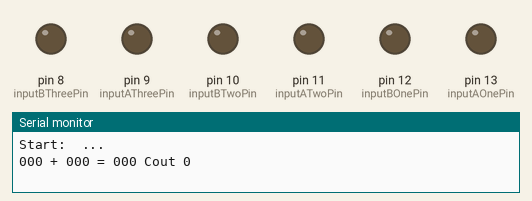
A sketch run on a simulated Arduino Uno, built with avr-gcc and run on an emulated ATmega328P. Shown: output pins drawn as LEDs (lit = HIGH), the last lines printed to the serial monitor.

Above: at 0.1 s.
At 7.6 s:
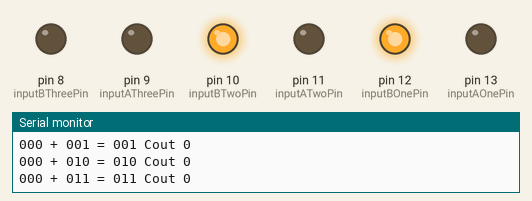
At 12.6 s:
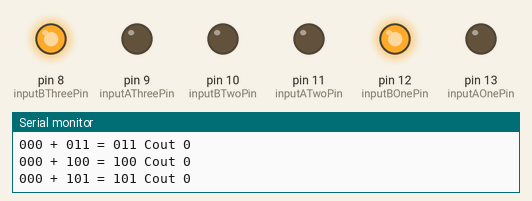
At 17.6 s:
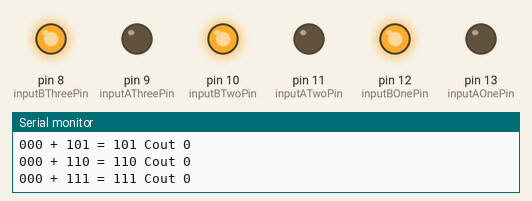
At 27.6 s:
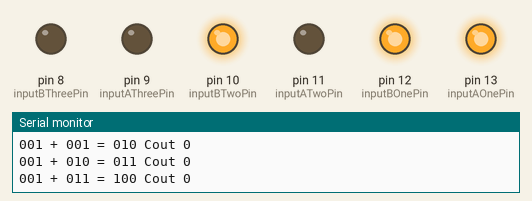
At 37.6 s:
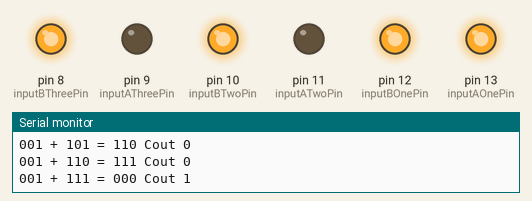
Timing chart, 0 to 39.1 s (numbered marks = the images above):
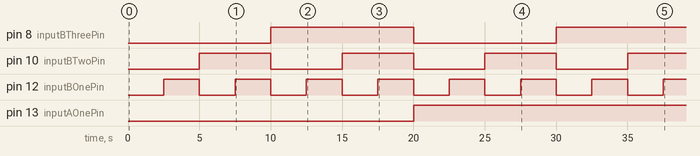

The sketch:

6threebitfulladder.ino
```cpp
/*
  Created by Cristiano S
  Created in May 2023

  Gives inputs to a 3-bit full adder
*/

unsigned int inputAOnePin = 13;
unsigned int inputBOnePin = 12;
unsigned int inputATwoPin = 11;
unsigned int inputBTwoPin = 10;
unsigned int inputAThreePin = 9;
unsigned int inputBThreePin = 8;

void setup()
{
  // Pin inputs
  pinMode(inputAOnePin, OUTPUT);
  pinMode(inputBOnePin, OUTPUT);
  pinMode(inputATwoPin, OUTPUT);
  pinMode(inputBTwoPin, OUTPUT);
  pinMode(inputAThreePin, OUTPUT);
  pinMode(inputBThreePin, OUTPUT);
  // Serial monitor
  Serial.begin(9600); // Start the serial monitor at 9600 baud
  Serial.println("\nStart:  ...\n");
}

void loop()
{
  for (int inputAThree = 0; inputAThree < 2; inputAThree++) {
    // Set the a3 pin to on or off if inputAThree is 1 or another number
    switch (inputAThree) {
      case 1:
        digitalWrite(inputAThreePin, HIGH);
        break;
      default:
        digitalWrite(inputAThreePin, LOW);
        break;
    }
    for (int inputATwo = 0; inputATwo < 2; inputATwo++) {
      // Set the a2 pin to on or off if inputATwo is 1 or another number
      switch (inputATwo) {
        case 1:
          digitalWrite(inputATwoPin, HIGH);
          break;
        default:
          digitalWrite(inputATwoPin, LOW);
          break;
      }
      for (int inputAOne = 0; inputAOne < 2; inputAOne++) {
        // Set the a1 pin to on or off if inputAOne is 1 or another number
        switch (inputAOne) {
          case 1:
            digitalWrite(inputAOnePin, HIGH);
            break;
          default:
            digitalWrite(inputAOnePin, LOW);
            break;
        }
        for (int inputBThree = 0; inputBThree < 2; inputBThree++) {
          // Set the b3 pin to on or off if inputBThree is 1 or another number
          switch (inputBThree) {
            case 1:
              digitalWrite(inputBThreePin, HIGH);
              break;
            default:
              digitalWrite(inputBThreePin, LOW);
              break;
          }
          for (int inputBTwo = 0; inputBTwo < 2; inputBTwo++) {
            // Set the b2 pin to on or off if inputBTwo is 1 or another number
            switch (inputBTwo) {
              case 1:
                digitalWrite(inputBTwoPin, HIGH);
                break;
              default:
                digitalWrite(inputBTwoPin, LOW);
                break;
            }
            for (int inputBOne = 0; inputBOne < 2; inputBOne++) {
              // Set the b1 pin to on or off if inputBOne is 1 or another number
              switch (inputBOne) {
                case 1:
                  digitalWrite(inputBOnePin, HIGH);
                  break;
                default:
                  digitalWrite(inputBOnePin, LOW);
                  break;
              }
              // 3-Bit Adder math
              int xorGateOne = inputAOne ^ inputBOne;
              int xorGateOneTwo = 0 ^ xorGateOne;
              int andGateOne = inputAOne & inputBOne;
              int andGateOneTwo = 0 & xorGateOne;
              int orGateOne = andGateOne | andGateOneTwo;
              int carryOutOne = orGateOne;
              int xorGateTwoOne = inputATwo ^ inputBTwo;
              int xorGateTwoTwo = carryOutOne ^ xorGateTwoOne;
              int andGateTwoOne = inputATwo & inputBTwo;
              int andGateTwoTwo = carryOutOne & xorGateTwoOne;
              int orGateTwo = andGateTwoOne | andGateTwoTwo;
              int carryOutTwo = orGateTwo;
              int xorGateThreeOne = inputAThree ^ inputBThree;
              int xorGateThreeTwo = carryOutTwo ^ xorGateThreeOne;
              int andGateThreeOne = inputAThree & inputBThree;
              int andGateThreeTwo = carryOutTwo & xorGateThreeOne;
              int orGateThree = andGateThreeOne | andGateThreeTwo;
              int carryOutThree = orGateThree;
              int sumOne = xorGateOneTwo;
              int sumTwo = xorGateTwoTwo;
              int sumThree = xorGateThreeTwo;

              Serial.print(inputAThree);
              Serial.print(inputATwo);
              Serial.print(inputAOne);
              Serial.print(" + ");
              Serial.print(inputBThree);
              Serial.print(inputBTwo);
              Serial.print(inputBOne);
              Serial.print(" = ");
              Serial.print(sumThree);
              Serial.print(sumTwo);
              Serial.print(sumOne);
              Serial.print(" Cout ");
              Serial.println(carryOutThree);
              delay(2500);
            }
          }
        }
      }
    }
  }

  Serial.println("\nDone\n");
}
```

Measured:
- by itself, pin 8 (inputBThreePin): LOW → HIGH at 10.0 s, → LOW 10.0 s later, → HIGH 10.0 s later
- by itself, pin 10 (inputBTwoPin): alternates HIGH for 5.0 s and LOW for 5.0 s
- by itself, pin 12 (inputBOnePin): alternates HIGH for 2.5 s and LOW for 2.5 s
- by itself, pin 13 (inputAOnePin): LOW → HIGH at 20.0 s
